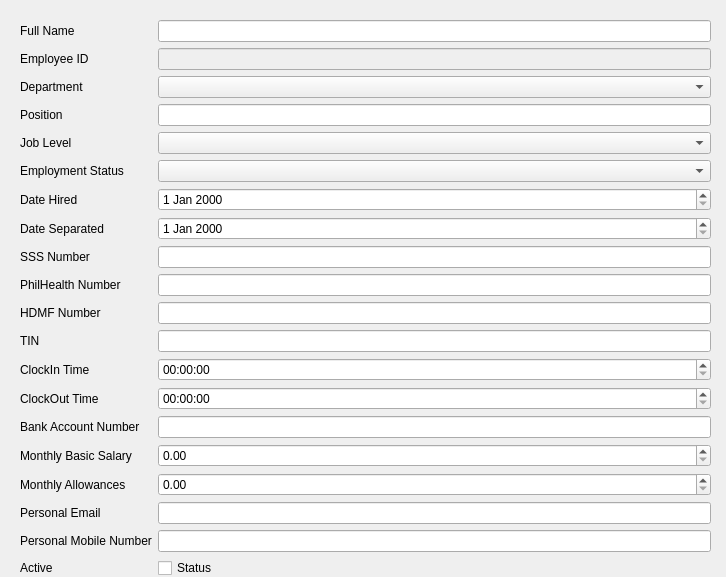
<?xml version="1.0" encoding="UTF-8"?>
<ui version="4.0">
 <class>EditEmployeeDetails</class>
 <widget class="QWidget" name="EditEmployeeDetails">
  <property name="geometry">
   <rect>
    <x>0</x>
    <y>0</y>
    <width>726</width>
    <height>577</height>
   </rect>
  </property>
  <property name="windowTitle">
   <string>Form</string>
  </property>
  <widget class="QWidget" name="verticalLayoutWidget">
   <property name="geometry">
    <rect>
     <x>10</x>
     <y>10</y>
     <width>711</width>
     <height>614</height>
    </rect>
   </property>
   <layout class="QVBoxLayout" name="verticalLayout">
    <item>
     <layout class="QFormLayout" name="formLayout">
      <property name="leftMargin">
       <number>10</number>
      </property>
      <property name="topMargin">
       <number>10</number>
      </property>
      <property name="rightMargin">
       <number>10</number>
      </property>
      <property name="bottomMargin">
       <number>10</number>
      </property>
      <item row="0" column="0">
       <widget class="QLabel" name="nameLabel">
        <property name="text">
         <string>Full Name</string>
        </property>
       </widget>
      </item>
      <item row="0" column="1">
       <widget class="QLineEdit" name="nameLineEdit"/>
      </item>
      <item row="1" column="0">
       <widget class="QLabel" name="empIDLabel">
        <property name="text">
         <string>Employee ID</string>
        </property>
       </widget>
      </item>
      <item row="1" column="1">
       <widget class="QLineEdit" name="empIDLineEdit">
        <property name="enabled">
         <bool>false</bool>
        </property>
       </widget>
      </item>
      <item row="2" column="0">
       <widget class="QLabel" name="departmentLabel">
        <property name="text">
         <string>Department</string>
        </property>
       </widget>
      </item>
      <item row="2" column="1">
       <widget class="QComboBox" name="departmentComboBox"/>
      </item>
      <item row="3" column="0">
       <widget class="QLabel" name="positionLabel">
        <property name="text">
         <string>Position</string>
        </property>
       </widget>
      </item>
      <item row="3" column="1">
       <widget class="QLineEdit" name="positionLineEdit"/>
      </item>
      <item row="4" column="0">
       <widget class="QLabel" name="jobLevelLabel">
        <property name="text">
         <string>Job Level</string>
        </property>
       </widget>
      </item>
      <item row="4" column="1">
       <widget class="QComboBox" name="jobLevelComboBox"/>
      </item>
      <item row="5" column="0">
       <widget class="QLabel" name="empStatusLabel">
        <property name="text">
         <string>Employment Status</string>
        </property>
       </widget>
      </item>
      <item row="5" column="1">
       <widget class="QComboBox" name="empStatusComboBox"/>
      </item>
      <item row="6" column="0">
       <widget class="QLabel" name="dateHiredLabel">
        <property name="text">
         <string>Date Hired</string>
        </property>
       </widget>
      </item>
      <item row="6" column="1">
       <widget class="QDateEdit" name="dateHiredDateEdit"/>
      </item>
      <item row="7" column="0">
       <widget class="QLabel" name="dateSeparatedLabel">
        <property name="text">
         <string>Date Separated</string>
        </property>
       </widget>
      </item>
      <item row="7" column="1">
       <widget class="QDateEdit" name="DateSeparatedDateEdit"/>
      </item>
      <item row="8" column="0">
       <widget class="QLabel" name="sssNumberLabel">
        <property name="text">
         <string>SSS Number</string>
        </property>
       </widget>
      </item>
      <item row="8" column="1">
       <widget class="QLineEdit" name="sssNumberLineEdit"/>
      </item>
      <item row="9" column="0">
       <widget class="QLabel" name="philHealthNumberLabel">
        <property name="text">
         <string>PhilHealth Number</string>
        </property>
       </widget>
      </item>
      <item row="9" column="1">
       <widget class="QLineEdit" name="philHealthNumberLineEdit"/>
      </item>
      <item row="10" column="0">
       <widget class="QLabel" name="hdmfNumberLabel">
        <property name="text">
         <string>HDMF Number</string>
        </property>
       </widget>
      </item>
      <item row="10" column="1">
       <widget class="QLineEdit" name="hdmfNumberLineEdit"/>
      </item>
      <item row="11" column="0">
       <widget class="QLabel" name="tinLabel">
        <property name="text">
         <string>TIN</string>
        </property>
       </widget>
      </item>
      <item row="11" column="1">
       <widget class="QLineEdit" name="tinLineEdit"/>
      </item>
      <item row="14" column="0">
       <widget class="QLabel" name="bankAccountNumberLabel">
        <property name="text">
         <string>Bank Account Number</string>
        </property>
       </widget>
      </item>
      <item row="14" column="1">
       <widget class="QLineEdit" name="bankAccountNumberLineEdit"/>
      </item>
      <item row="15" column="0">
       <widget class="QLabel" name="monthlySalaryLabel">
        <property name="text">
         <string>Monthly Basic Salary</string>
        </property>
       </widget>
      </item>
      <item row="15" column="1">
       <widget class="QDoubleSpinBox" name="monthlySalarySpinBox"/>
      </item>
      <item row="16" column="0">
       <widget class="QLabel" name="monthlyAllowancesLabel">
        <property name="text">
         <string>Monthly Allowances</string>
        </property>
       </widget>
      </item>
      <item row="16" column="1">
       <widget class="QDoubleSpinBox" name="monthlyAllowancesSpinBox"/>
      </item>
      <item row="17" column="0">
       <widget class="QLabel" name="personalEmailLabel">
        <property name="text">
         <string>Personal Email</string>
        </property>
       </widget>
      </item>
      <item row="17" column="1">
       <widget class="QLineEdit" name="personEmailLineEdit"/>
      </item>
      <item row="18" column="0">
       <widget class="QLabel" name="personalMobileNumberLabel">
        <property name="text">
         <string>Personal Mobile Number</string>
        </property>
       </widget>
      </item>
      <item row="18" column="1">
       <widget class="QLineEdit" name="personalMobileNumberLineEdit"/>
      </item>
      <item row="19" column="0">
       <widget class="QLabel" name="activeStatusLabel">
        <property name="text">
         <string>Active</string>
        </property>
       </widget>
      </item>
      <item row="19" column="1">
       <widget class="QCheckBox" name="activeStatusCheckBox">
        <property name="text">
         <string>Status</string>
        </property>
       </widget>
      </item>
      <item row="12" column="0">
       <widget class="QLabel" name="clockInLabel">
        <property name="text">
         <string>ClockIn Time</string>
        </property>
       </widget>
      </item>
      <item row="13" column="0">
       <widget class="QLabel" name="clockOutLabel">
        <property name="text">
         <string>ClockOut Time</string>
        </property>
       </widget>
      </item>
      <item row="12" column="1">
       <widget class="QTimeEdit" name="clockInTimeEdit"/>
      </item>
      <item row="13" column="1">
       <widget class="QTimeEdit" name="clockOutTimeEdit"/>
      </item>
     </layout>
    </item>
    <item>
     <widget class="QDialogButtonBox" name="buttonBox">
      <property name="layoutDirection">
       <enum>Qt::RightToLeft</enum>
      </property>
      <property name="orientation">
       <enum>Qt::Horizontal</enum>
      </property>
      <property name="standardButtons">
       <set>QDialogButtonBox::Save</set>
      </property>
     </widget>
    </item>
   </layout>
  </widget>
 </widget>
 <resources/>
 <connections/>
</ui>
